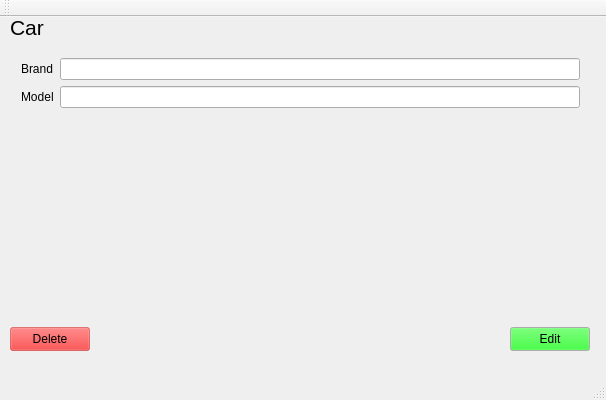
<?xml version="1.0" encoding="UTF-8"?>
<ui version="4.0">
 <class>CarViewClass</class>
 <widget class="QMainWindow" name="CarViewClass">
  <property name="geometry">
   <rect>
    <x>0</x>
    <y>0</y>
    <width>606</width>
    <height>400</height>
   </rect>
  </property>
  <property name="windowTitle">
   <string>CarView</string>
  </property>
  <widget class="QWidget" name="centralWidget">
   <widget class="QLabel" name="label">
    <property name="geometry">
     <rect>
      <x>10</x>
      <y>0</y>
      <width>91</width>
      <height>21</height>
     </rect>
    </property>
    <property name="font">
     <font>
      <pointsize>16</pointsize>
     </font>
    </property>
    <property name="text">
     <string>Car</string>
    </property>
   </widget>
   <widget class="QWidget" name="formLayoutWidget">
    <property name="geometry">
     <rect>
      <x>10</x>
      <y>30</y>
      <width>581</width>
      <height>281</height>
     </rect>
    </property>
    <layout class="QFormLayout" name="formLayout">
     <item row="0" column="0">
      <widget class="QLabel" name="brandLabel">
       <property name="baseSize">
        <size>
         <width>0</width>
         <height>0</height>
        </size>
       </property>
       <property name="text">
        <string>Brand</string>
       </property>
      </widget>
     </item>
     <item row="0" column="1">
      <widget class="QLineEdit" name="brandLineEdit"/>
     </item>
     <item row="1" column="0">
      <widget class="QLabel" name="modelLabel">
       <property name="text">
        <string>Model</string>
       </property>
      </widget>
     </item>
     <item row="1" column="1">
      <widget class="QLineEdit" name="modelLineEdit"/>
     </item>
    </layout>
   </widget>
   <widget class="QPushButton" name="deleteButton">
    <property name="geometry">
     <rect>
      <x>10</x>
      <y>310</y>
      <width>80</width>
      <height>24</height>
     </rect>
    </property>
    <property name="palette">
     <palette>
      <active>
       <colorrole role="WindowText">
        <brush brushstyle="SolidPattern">
         <color alpha="255">
          <red>0</red>
          <green>0</green>
          <blue>0</blue>
         </color>
        </brush>
       </colorrole>
       <colorrole role="Button">
        <brush brushstyle="SolidPattern">
         <color alpha="255">
          <red>255</red>
          <green>0</green>
          <blue>0</blue>
         </color>
        </brush>
       </colorrole>
       <colorrole role="Light">
        <brush brushstyle="SolidPattern">
         <color alpha="100">
          <red>255</red>
          <green>127</green>
          <blue>127</blue>
         </color>
        </brush>
       </colorrole>
       <colorrole role="Midlight">
        <brush brushstyle="SolidPattern">
         <color alpha="100">
          <red>255</red>
          <green>63</green>
          <blue>63</blue>
         </color>
        </brush>
       </colorrole>
       <colorrole role="Dark">
        <brush brushstyle="SolidPattern">
         <color alpha="100">
          <red>127</red>
          <green>0</green>
          <blue>0</blue>
         </color>
        </brush>
       </colorrole>
       <colorrole role="Mid">
        <brush brushstyle="SolidPattern">
         <color alpha="100">
          <red>170</red>
          <green>0</green>
          <blue>0</blue>
         </color>
        </brush>
       </colorrole>
       <colorrole role="Text">
        <brush brushstyle="SolidPattern">
         <color alpha="255">
          <red>0</red>
          <green>0</green>
          <blue>0</blue>
         </color>
        </brush>
       </colorrole>
       <colorrole role="BrightText">
        <brush brushstyle="SolidPattern">
         <color alpha="255">
          <red>255</red>
          <green>255</green>
          <blue>255</blue>
         </color>
        </brush>
       </colorrole>
       <colorrole role="ButtonText">
        <brush brushstyle="SolidPattern">
         <color alpha="255">
          <red>0</red>
          <green>0</green>
          <blue>0</blue>
         </color>
        </brush>
       </colorrole>
       <colorrole role="Base">
        <brush brushstyle="SolidPattern">
         <color alpha="255">
          <red>255</red>
          <green>255</green>
          <blue>255</blue>
         </color>
        </brush>
       </colorrole>
       <colorrole role="Window">
        <brush brushstyle="SolidPattern">
         <color alpha="100">
          <red>255</red>
          <green>0</green>
          <blue>0</blue>
         </color>
        </brush>
       </colorrole>
       <colorrole role="Shadow">
        <brush brushstyle="SolidPattern">
         <color alpha="255">
          <red>0</red>
          <green>0</green>
          <blue>0</blue>
         </color>
        </brush>
       </colorrole>
       <colorrole role="AlternateBase">
        <brush brushstyle="SolidPattern">
         <color alpha="177">
          <red>255</red>
          <green>127</green>
          <blue>127</blue>
         </color>
        </brush>
       </colorrole>
       <colorrole role="ToolTipBase">
        <brush brushstyle="SolidPattern">
         <color alpha="255">
          <red>255</red>
          <green>255</green>
          <blue>220</blue>
         </color>
        </brush>
       </colorrole>
       <colorrole role="ToolTipText">
        <brush brushstyle="SolidPattern">
         <color alpha="255">
          <red>0</red>
          <green>0</green>
          <blue>0</blue>
         </color>
        </brush>
       </colorrole>
       <colorrole role="PlaceholderText">
        <brush brushstyle="SolidPattern">
         <color alpha="127">
          <red>0</red>
          <green>0</green>
          <blue>0</blue>
         </color>
        </brush>
       </colorrole>
       <colorrole role="Accent">
        <brush brushstyle="SolidPattern">
         <color alpha="255">
          <red>255</red>
          <green>255</green>
          <blue>255</blue>
         </color>
        </brush>
       </colorrole>
      </active>
      <inactive>
       <colorrole role="WindowText">
        <brush brushstyle="SolidPattern">
         <color alpha="255">
          <red>0</red>
          <green>0</green>
          <blue>0</blue>
         </color>
        </brush>
       </colorrole>
       <colorrole role="Button">
        <brush brushstyle="SolidPattern">
         <color alpha="255">
          <red>255</red>
          <green>0</green>
          <blue>0</blue>
         </color>
        </brush>
       </colorrole>
       <colorrole role="Light">
        <brush brushstyle="SolidPattern">
         <color alpha="100">
          <red>255</red>
          <green>127</green>
          <blue>127</blue>
         </color>
        </brush>
       </colorrole>
       <colorrole role="Midlight">
        <brush brushstyle="SolidPattern">
         <color alpha="100">
          <red>255</red>
          <green>63</green>
          <blue>63</blue>
         </color>
        </brush>
       </colorrole>
       <colorrole role="Dark">
        <brush brushstyle="SolidPattern">
         <color alpha="100">
          <red>127</red>
          <green>0</green>
          <blue>0</blue>
         </color>
        </brush>
       </colorrole>
       <colorrole role="Mid">
        <brush brushstyle="SolidPattern">
         <color alpha="100">
          <red>170</red>
          <green>0</green>
          <blue>0</blue>
         </color>
        </brush>
       </colorrole>
       <colorrole role="Text">
        <brush brushstyle="SolidPattern">
         <color alpha="255">
          <red>0</red>
          <green>0</green>
          <blue>0</blue>
         </color>
        </brush>
       </colorrole>
       <colorrole role="BrightText">
        <brush brushstyle="SolidPattern">
         <color alpha="255">
          <red>255</red>
          <green>255</green>
          <blue>255</blue>
         </color>
        </brush>
       </colorrole>
       <colorrole role="ButtonText">
        <brush brushstyle="SolidPattern">
         <color alpha="255">
          <red>0</red>
          <green>0</green>
          <blue>0</blue>
         </color>
        </brush>
       </colorrole>
       <colorrole role="Base">
        <brush brushstyle="SolidPattern">
         <color alpha="255">
          <red>255</red>
          <green>255</green>
          <blue>255</blue>
         </color>
        </brush>
       </colorrole>
       <colorrole role="Window">
        <brush brushstyle="SolidPattern">
         <color alpha="100">
          <red>255</red>
          <green>0</green>
          <blue>0</blue>
         </color>
        </brush>
       </colorrole>
       <colorrole role="Shadow">
        <brush brushstyle="SolidPattern">
         <color alpha="255">
          <red>0</red>
          <green>0</green>
          <blue>0</blue>
         </color>
        </brush>
       </colorrole>
       <colorrole role="AlternateBase">
        <brush brushstyle="SolidPattern">
         <color alpha="177">
          <red>255</red>
          <green>127</green>
          <blue>127</blue>
         </color>
        </brush>
       </colorrole>
       <colorrole role="ToolTipBase">
        <brush brushstyle="SolidPattern">
         <color alpha="255">
          <red>255</red>
          <green>255</green>
          <blue>220</blue>
         </color>
        </brush>
       </colorrole>
       <colorrole role="ToolTipText">
        <brush brushstyle="SolidPattern">
         <color alpha="255">
          <red>0</red>
          <green>0</green>
          <blue>0</blue>
         </color>
        </brush>
       </colorrole>
       <colorrole role="PlaceholderText">
        <brush brushstyle="SolidPattern">
         <color alpha="127">
          <red>0</red>
          <green>0</green>
          <blue>0</blue>
         </color>
        </brush>
       </colorrole>
       <colorrole role="Accent">
        <brush brushstyle="SolidPattern">
         <color alpha="255">
          <red>255</red>
          <green>255</green>
          <blue>255</blue>
         </color>
        </brush>
       </colorrole>
      </inactive>
      <disabled>
       <colorrole role="WindowText">
        <brush brushstyle="SolidPattern">
         <color alpha="100">
          <red>127</red>
          <green>0</green>
          <blue>0</blue>
         </color>
        </brush>
       </colorrole>
       <colorrole role="Button">
        <brush brushstyle="SolidPattern">
         <color alpha="255">
          <red>255</red>
          <green>0</green>
          <blue>0</blue>
         </color>
        </brush>
       </colorrole>
       <colorrole role="Light">
        <brush brushstyle="SolidPattern">
         <color alpha="100">
          <red>255</red>
          <green>127</green>
          <blue>127</blue>
         </color>
        </brush>
       </colorrole>
       <colorrole role="Midlight">
        <brush brushstyle="SolidPattern">
         <color alpha="100">
          <red>255</red>
          <green>63</green>
          <blue>63</blue>
         </color>
        </brush>
       </colorrole>
       <colorrole role="Dark">
        <brush brushstyle="SolidPattern">
         <color alpha="100">
          <red>127</red>
          <green>0</green>
          <blue>0</blue>
         </color>
        </brush>
       </colorrole>
       <colorrole role="Mid">
        <brush brushstyle="SolidPattern">
         <color alpha="100">
          <red>170</red>
          <green>0</green>
          <blue>0</blue>
         </color>
        </brush>
       </colorrole>
       <colorrole role="Text">
        <brush brushstyle="SolidPattern">
         <color alpha="100">
          <red>127</red>
          <green>0</green>
          <blue>0</blue>
         </color>
        </brush>
       </colorrole>
       <colorrole role="BrightText">
        <brush brushstyle="SolidPattern">
         <color alpha="255">
          <red>255</red>
          <green>255</green>
          <blue>255</blue>
         </color>
        </brush>
       </colorrole>
       <colorrole role="ButtonText">
        <brush brushstyle="SolidPattern">
         <color alpha="100">
          <red>127</red>
          <green>0</green>
          <blue>0</blue>
         </color>
        </brush>
       </colorrole>
       <colorrole role="Base">
        <brush brushstyle="SolidPattern">
         <color alpha="100">
          <red>255</red>
          <green>0</green>
          <blue>0</blue>
         </color>
        </brush>
       </colorrole>
       <colorrole role="Window">
        <brush brushstyle="SolidPattern">
         <color alpha="100">
          <red>255</red>
          <green>0</green>
          <blue>0</blue>
         </color>
        </brush>
       </colorrole>
       <colorrole role="Shadow">
        <brush brushstyle="SolidPattern">
         <color alpha="255">
          <red>0</red>
          <green>0</green>
          <blue>0</blue>
         </color>
        </brush>
       </colorrole>
       <colorrole role="AlternateBase">
        <brush brushstyle="SolidPattern">
         <color alpha="100">
          <red>255</red>
          <green>0</green>
          <blue>0</blue>
         </color>
        </brush>
       </colorrole>
       <colorrole role="ToolTipBase">
        <brush brushstyle="SolidPattern">
         <color alpha="255">
          <red>255</red>
          <green>255</green>
          <blue>220</blue>
         </color>
        </brush>
       </colorrole>
       <colorrole role="ToolTipText">
        <brush brushstyle="SolidPattern">
         <color alpha="255">
          <red>0</red>
          <green>0</green>
          <blue>0</blue>
         </color>
        </brush>
       </colorrole>
       <colorrole role="PlaceholderText">
        <brush brushstyle="SolidPattern">
         <color alpha="50">
          <red>127</red>
          <green>0</green>
          <blue>0</blue>
         </color>
        </brush>
       </colorrole>
       <colorrole role="Accent">
        <brush brushstyle="SolidPattern">
         <color alpha="100">
          <red>255</red>
          <green>76</green>
          <blue>76</blue>
         </color>
        </brush>
       </colorrole>
      </disabled>
     </palette>
    </property>
    <property name="text">
     <string>Delete</string>
    </property>
   </widget>
   <widget class="QPushButton" name="editButton">
    <property name="geometry">
     <rect>
      <x>510</x>
      <y>310</y>
      <width>80</width>
      <height>24</height>
     </rect>
    </property>
    <property name="palette">
     <palette>
      <active>
       <colorrole role="Button">
        <brush brushstyle="SolidPattern">
         <color alpha="255">
          <red>0</red>
          <green>255</green>
          <blue>0</blue>
         </color>
        </brush>
       </colorrole>
      </active>
      <inactive>
       <colorrole role="Button">
        <brush brushstyle="SolidPattern">
         <color alpha="255">
          <red>0</red>
          <green>255</green>
          <blue>0</blue>
         </color>
        </brush>
       </colorrole>
      </inactive>
      <disabled>
       <colorrole role="Button">
        <brush brushstyle="SolidPattern">
         <color alpha="255">
          <red>0</red>
          <green>255</green>
          <blue>0</blue>
         </color>
        </brush>
       </colorrole>
      </disabled>
     </palette>
    </property>
    <property name="text">
     <string>Edit</string>
    </property>
   </widget>
  </widget>
  <widget class="QMenuBar" name="menuBar">
   <property name="geometry">
    <rect>
     <x>0</x>
     <y>0</y>
     <width>606</width>
     <height>21</height>
    </rect>
   </property>
  </widget>
  <widget class="QToolBar" name="mainToolBar">
   <attribute name="toolBarArea">
    <enum>TopToolBarArea</enum>
   </attribute>
   <attribute name="toolBarBreak">
    <bool>false</bool>
   </attribute>
  </widget>
  <widget class="QStatusBar" name="statusBar"/>
 </widget>
 <layoutdefault spacing="6" margin="11"/>
 <resources/>
 <connections/>
</ui>
